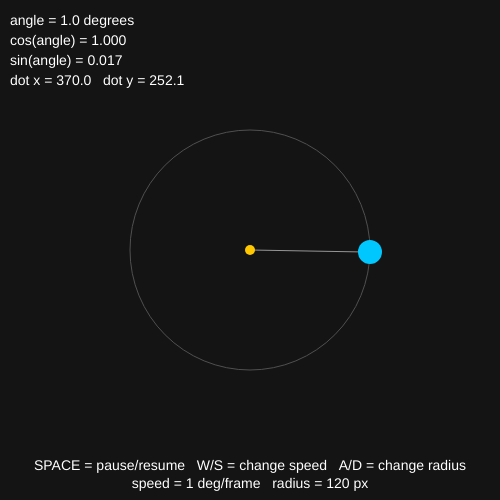
Frame 1 (no input)
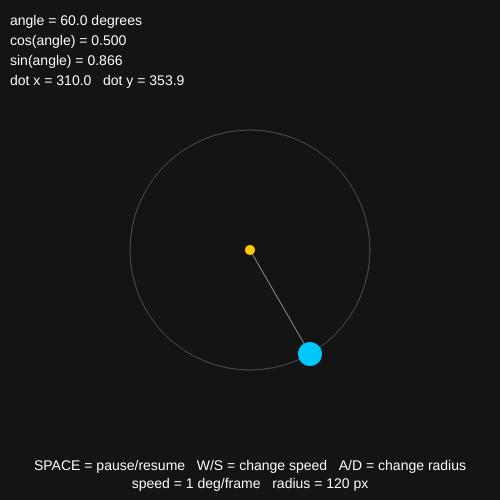
Frame 60 (no input)
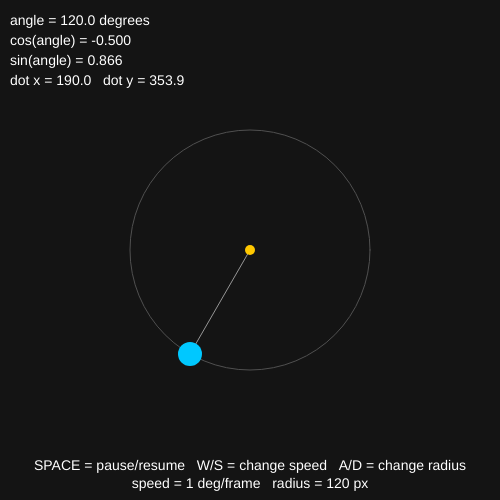
Frame 120 (the mouse pressed at the canvas centre since frame 60)

The p5.js sketch that drew these frames (run headless with seeded random() and noise() and a simulated clock; from frame 60 on, the mouse is pressed at the canvas centre):

// p5.js sketch
// ── sketch.js
let centerX;          
let centerY;         
let orbitRadius = 120;
let angle = 0;     
let angleSpeed = 1;   
let isPaused = false;

function setup() {
  createCanvas(500, 500);
  angleMode(DEGREES);  
  centerX = width / 2;
  centerY = height / 2;
}

function draw() {
  background(20);

  if (!isPaused) {
    angle = angle + angleSpeed;
    if (angle >= 360) {
      angle = angle - 360;
    }
    if (angle < 0) {
      angle = angle + 360;
    }
  }

  //position
  let dotX = centerX + orbitRadius * cos(angle);
  let dotY = centerY + orbitRadius * sin(angle);

  //orbit
  noFill();
  stroke(80);
  circle(centerX, centerY, orbitRadius * 2);

  //line
  stroke(150);
  line(centerX, centerY, dotX, dotY);

  //center point
  noStroke();
  fill(255, 200, 0);
  circle(centerX, centerY, 10);

  //orbiting dot
  fill(0, 200, 255);
  circle(dotX, dotY, 24);

  //values
  fill(255);
  textSize(14);
  textAlign(LEFT);
  text("angle = " + nf(angle, 1, 1) + " degrees", 10, 25);
  text("cos(angle) = " + nf(cos(angle), 1, 3), 10, 45);
  text("sin(angle) = " + nf(sin(angle), 1, 3), 10, 65);
  text("dot x = " + nf(dotX, 1, 1) + "   dot y = " + nf(dotY, 1, 1), 10, 85);

  // Control instructions
  textAlign(CENTER);
  text("SPACE = pause/resume   W/S = change speed   A/D = change radius", width / 2, height - 30);
  text("speed = " + angleSpeed + " deg/frame   radius = " + orbitRadius + " px", width / 2, height - 12);
}

// Keyboard controls
function keyPressed() {
  if (key === ' ') {
    isPaused = !isPaused;
  }
  if (key === 'w') { angleSpeed = angleSpeed + 0.5; }
  if (key === 's') { angleSpeed = angleSpeed - 0.5; }
  if (key === 'd') { orbitRadius = min(orbitRadius + 10, 220); }
  if (key === 'a') { orbitRadius = max(orbitRadius - 10, 20); }
  return false;
}
